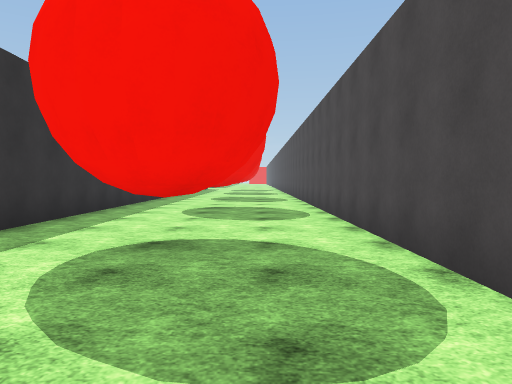
[1] (above)

12 first-person views from a walk through a 3-D level made in the Unity game engine. The camera is 1.4 m above the floor, tilts 2° down and sees 70° across. The floor is counted in squares, 2 m on a side. Each view is taken from the middle of a square. On the plan, view 1 faces up. The plan holds only what a view shows up to about 11 squares ahead; the rest is blank. The place goes on beyond the plan. The player is left out. Surface patterns are stand-ins for the level's own textures.

[2]
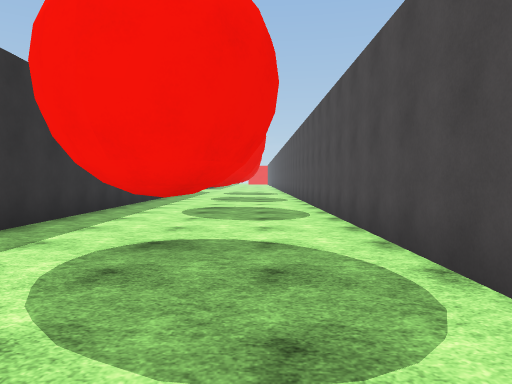

[3]
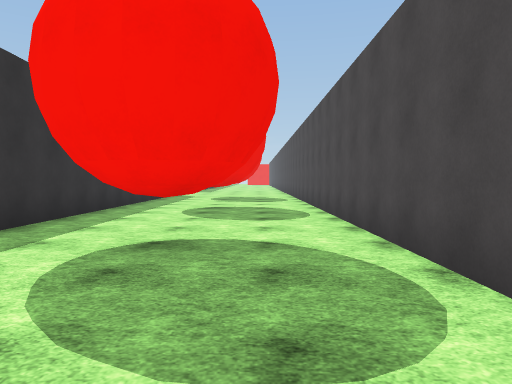

[4]
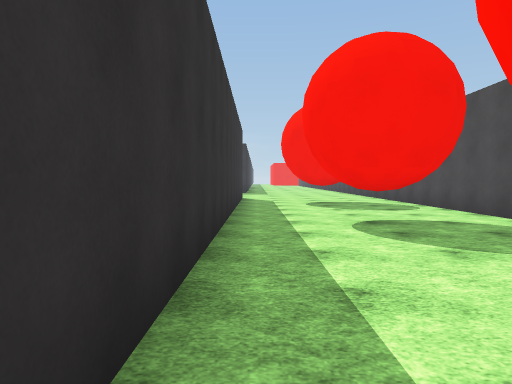

[5]
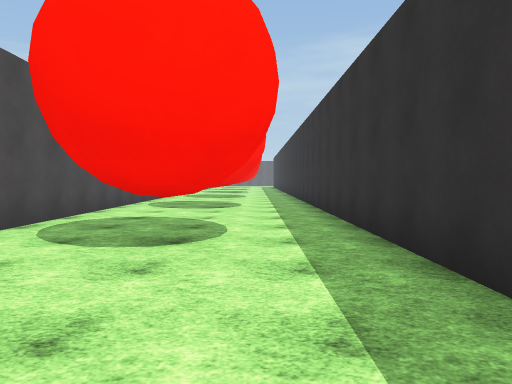

[6]
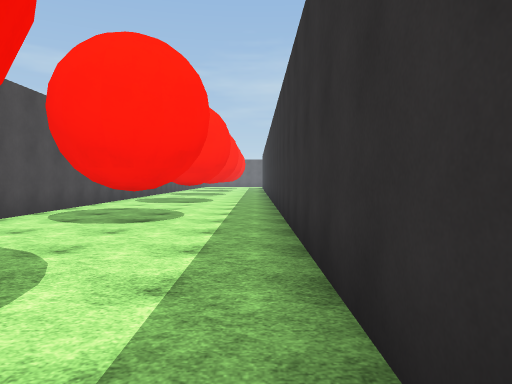

[7]
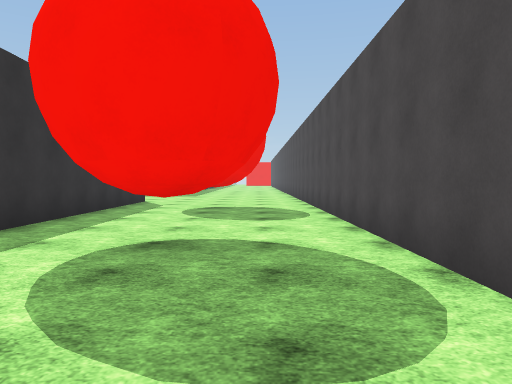

[8]
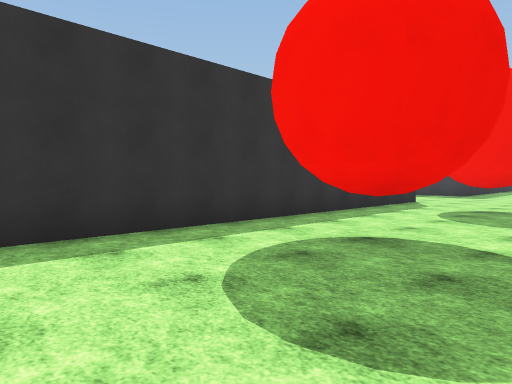

[9]
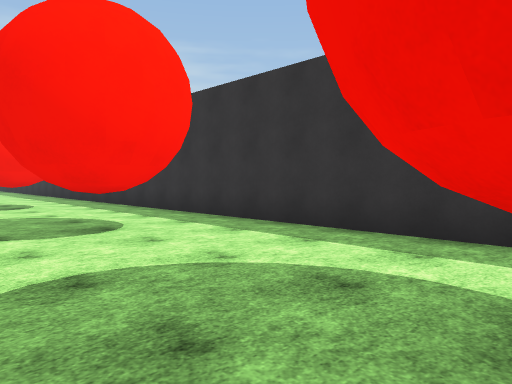

[10]
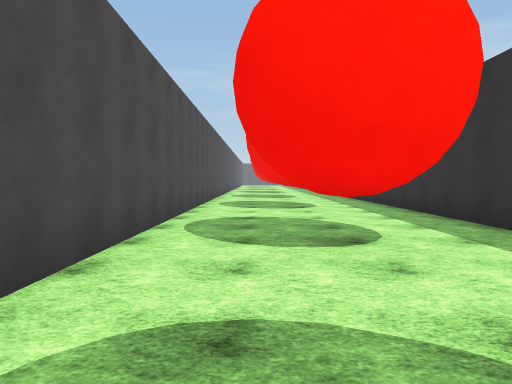

[11]
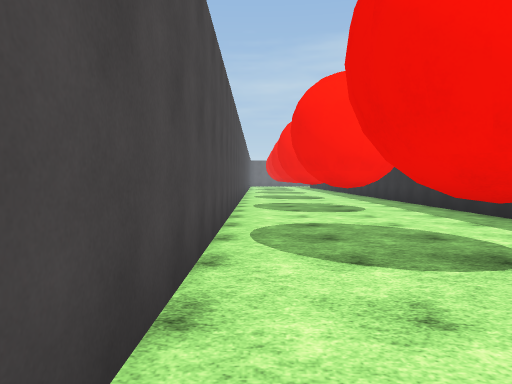

[12]
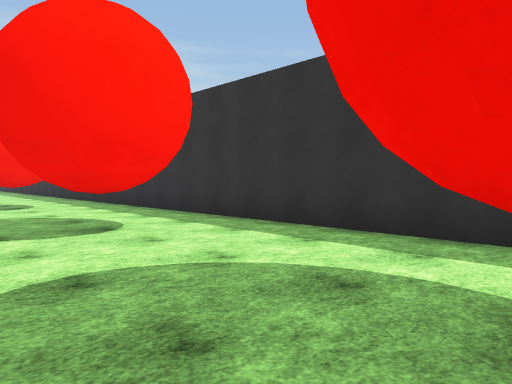

### Floor plan
Key: @ floor where view 1 was taken; # wall or solid block; . floor.
Columns run from 4 left of view 1 to 2 right of it. Each row starts with its distance up from view 1.
 23 #.....#
 22 #.....#
 21 #.....#
 20 #.....#
 19 #..#..#
 18 #.....#
 17 #.....#
 16 #.....#
 15 #.....#
 14 #..#..#
 13 #.....#
 12 #.....#
 11 #.....#
 10 #.....#
  9 #..#..#
  8 #.....#
  7 #.....#
  6 #.....#
  5 #.....#
  4 #..#..#
  3 #.....#
  2 #.....#
  1 #.....#
  0 #...@.#
 -1 #..#..#
 -2 #.....#
 -3 #.....#

Where each view was taken, in squares from view 1:
view 1: 0 up, 0 right, facing up
view 2: 5 up, 0 right, facing up
view 3: 10 up, 0 right, facing up
view 4: 13 up, 3 left, facing up
view 5: 8 up, 2 left, facing down
view 6: 5 up, 3 left, facing down
view 7: 15 up, 0 right, facing up
view 8: 15 up, 1 right, facing up-left
view 9: 14 up, 1 right, facing down-left
view 10: 13 up, 0 right, facing down
view 11: 7 up, 1 right, facing down
view 12: 4 up, 1 right, facing down-left
